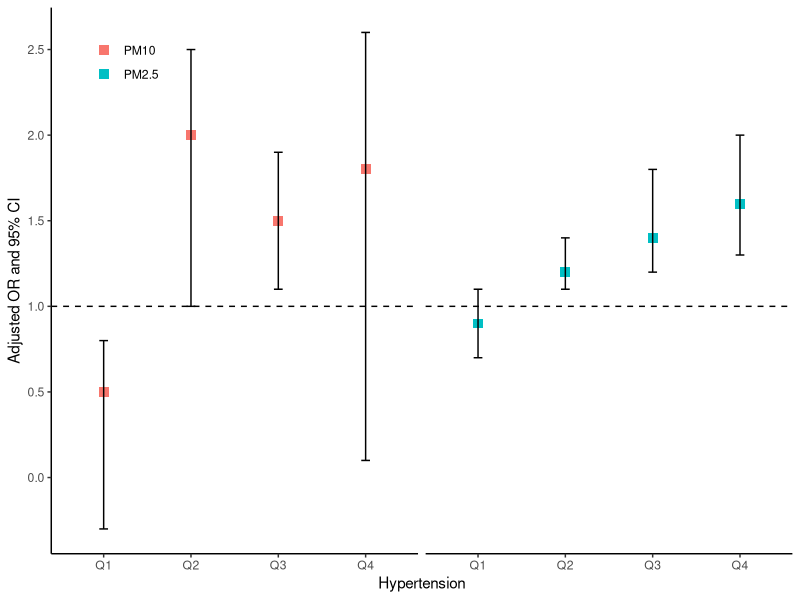

Write the R code that produced this figure.
## ---- chunk 1
library(dplyr)
df <- data.frame(
  group=c(1,2,3,4,1,2,3,4),
  type=c(rep(1,4),rep(2,4)),
  value = c(0.5, 2, 1.5, 1.8, 0.9,1.2,1.4,1.6),
  upper = c(0.8,2.5, 1.9, 2.6,1.1,1.4,1.8,2.0),
  lower = c(-0.3, 1.0, 1.1, 0.1,0.7,1.1,1.2,1.3)
)

df<-df%>%mutate(group=factor(group,labels=c("Q1","Q2","Q3","Q4")),
                type=factor(type,labels=c("PM10","PM2.5")))
  
## ---- chunk 2
library(ggplot2)
df%>%ggplot(aes(x=group,y=value))+
  geom_point(aes(colour=type),shape="square",size=3)+
  geom_hline(aes(yintercept=1),linetype=8)+
  geom_errorbar(aes(ymin = lower, ymax = upper), width = 0.1)+
  scale_y_continuous(breaks = seq(-1, 3, by = 0.5)) +
  facet_wrap(~type)+
  labs(x = "Hypertension", y = "Adjusted OR and 95% CI")+
  theme_classic()+
  theme(
    strip.text.x = element_blank(),
    legend.position = c(0.1,0.9),
    legend.title =  element_blank()
  )->pp
ggsave("ratio.png")
